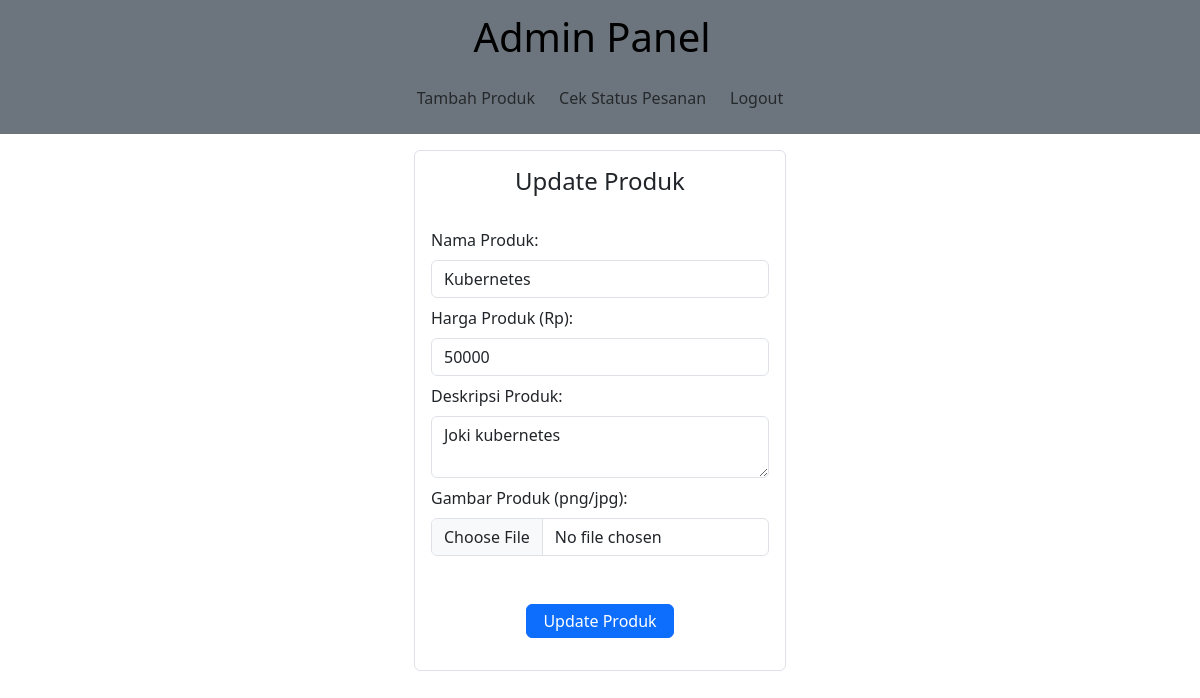
Page /admin/?page=update&id=19 on the earlier database version.
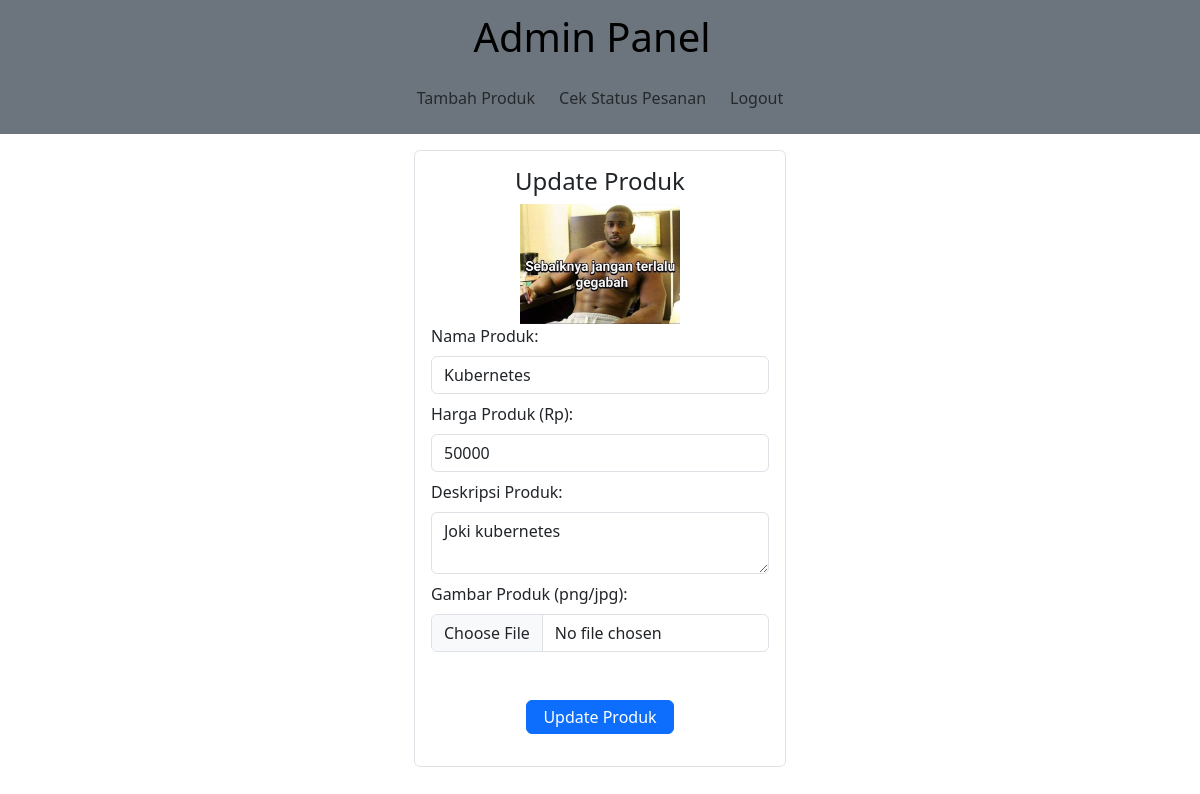
Same page on the later database version.
### tables this page shows
CREATE TABLE `tb_produk` (
  `id_produk` int(11) NOT NULL,
  `nama_produk` varchar(30) NOT NULL,
  `harga_produk` int(10) NOT NULL,
  `deskripsi_produk` varchar(50) NOT NULL,
  `gambar_produk` varchar(100) NOT NULL
);

### admin/update.php (the view, shortened to what this page needs)
<?php
include('../config.php');
$produk = null;
if (isset($_GET['id'])) {
    $id = $_GET['id'];
    $query = mysqli_query($config, "SELECT * FROM tb_produk WHERE id_produk = '$id'");
    if ($query && mysqli_num_rows($query) > 0) {
        $produk = mysqli_fetch_assoc($query);
    } else {
        echo "<script> alert('Produk tidak ditemukan'); window.location.href='./index.php'; </script>";
        exit();
    }
}
?>
<form method="post" enctype="multipart/form-data">
    <div class="container d-flex flex-column justify-content-center align-self-center align-items-center">
        <div class="mt-3 p-3 border rounded">
            <h4 class="text-center">Update Produk</h4>
            <div class="product-img text-center">
                            <img src="../assets/uploads/<?php echo $produk['gambar_produk'] ?>" alt="">
                        </div>
            <div class="mb-2">
                <label for="nama_produk" class="form-label">Nama Produk:</label>
                <input type="text" value="<?php echo isset($produk['nama_produk']) ? $produk['nama_produk'] : ''; ?>" class="form-control" name="nama_produk" required>
            </div>
            <div class="mb-2">
                <label for="harga_produk" class="form-label">Harga Produk (Rp):</label>
                <input type="number" value="<?php echo isset($produk['harga_produk']) ? $produk['harga_produk'] : ''; ?>" class="form-control" name="harga_produk" required>
            </div>
            <div class="mb-2">
                <label for="deskripsi_produk" class="form-label">Deskripsi Produk:</label>
                <textarea name="deskripsi_produk" class="form-control"><?php echo isset($produk['deskripsi_produk']) ? $produk['deskripsi_produk'] : ''; ?></textarea>
            </div>
            <div class="mb-2">
                <label for="formFile" class="form-label">Gambar Produk (png/jpg):</label>
                <input class="form-control" type="file" name="gambar_produk" id="formFile" accept="image/png, image/jpg, image/jpeg">
            </div>
            <div class="text-center mt-5 mb-3">
                <input type="submit" value="Update Produk" name="update" class="btn btn-primary px-3 py-1">
            </div>
        </div>
    </div>
</form>

Differences in the rows shown:
changed tb_produk "Kubernetes": gambar_produk: picture added
